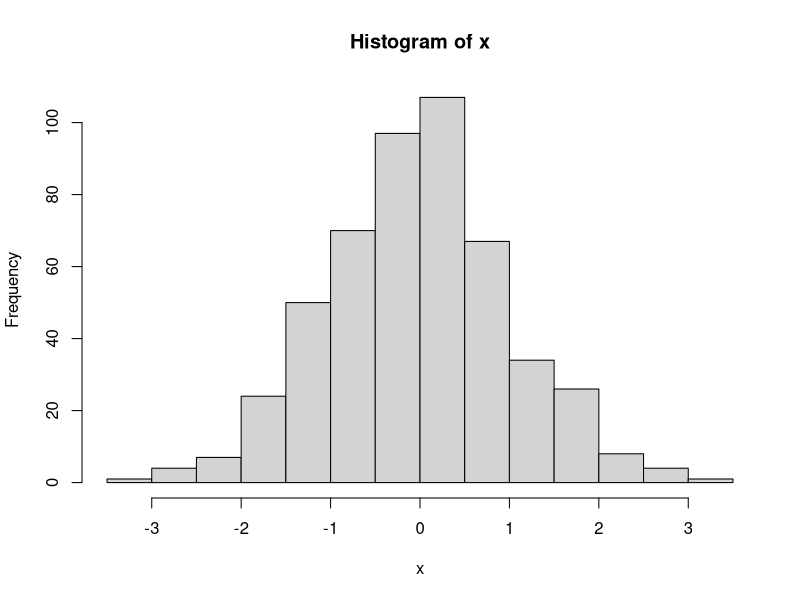

The R script that drew this image:
## ---- chunk 1
library(psych)
## ---- chunk 2
# Isto é um comentário.
## ---- chunk 3
# Atribuindo valor '1' a x
x <- 1

# Visualizando
x

# Atribuindo valor "1+2"
x <- 1+2
x

# Verificando se x é menor que 2
isTRUE(x<2)
## ---- chunk 4
# Concatenando valores no objeto 'meus.dados'
meus.dados <- c(1, 2, 3)

# Visualizando
meus.dados
## ---- chunk 5
# Criando vetores
sexo <- c("mas", "fem", "mas", "fem", "mas")
idade <- c(12, 21, 33, 25, 36)
status_estudante <- c(TRUE, FALSE, TRUE, FALSE, TRUE)

# Concatenando como colunas diferentes
meus.dados <- cbind(sexo, idade, status_estudante)

# Verificando a estrutura
str(meus.dados) 

# A estrutura não parece correta... melhor salvar como data.frame
meus.dados <- data.frame(sexo, idade, status_estudante)
str(meus.dados)
## ---- chunk 6
# Solicitando exemplo da funcão "mean"
example("mean")
## ---- chunk 7
help("mtcars")
## ---- chunk 8
data(mtcars)
## ---- chunk 9
data()
## ---- chunk 10
# Exemplo adaptado do livro "R in Action"
patientID <- c(1, 1, 2, 3, 4, 5, 6)
idade <- c(25, 25, 34, 28, 52, 44, 36)
diabetes <- c("Tipo1", "Tipo1", "Tipo2", "Tipo1", "Tipo1", "Tipo2", "Tipo2")
status <- c("Bom", "Bom", "Bom", "Ruim", "Bom", "Ruim", "Ruim")
glicemia <- c(105, 105, 112, 240, 121, 330, 450)
dados.pacientes <- data.frame(patientID, idade, diabetes, status, glicemia)
dados.pacientes # Vemos que a primeira observação está repetida. Vamos ver depois como deletar essa observação.
## ---- chunk 11
str(dados.pacientes)
## ---- chunk 12
# Verificando os níveis da variável diabetes, que é um fator:
factor(diabetes)

# Vamos codificar uma nova variável, em que Masculino=0, Feminino=1:
sexo <- c(0, 0, 1, 1, 1, 0, 0)

# O R compreende que essa variável é contínua. Para atribuir a codificação, utilize o código:
sexo <- factor(x = sexo, levels =0:1, labels = c("Mas", "Fem"))

sexo # Verificando

# Salvando no meu banco de dados, usando a função cbind()
dados.pacientes <- cbind(dados.pacientes, sexo)

# Visualizando
dados.pacientes
## ---- chunk 13
# Criando uma simulação de 500 obs. de uma distribuição normal com média zero e desvio padrão de 1.
x <- rnorm(500, m=0, sd=1)

# Criando um histograma de x
hist(x)
## ---- chunk 14
# Antes de começar, vamos remover as variáveis do ambiente de trabalho.
rm(patientID, idade, diabetes, status, glicemia, sexo)

# Visualizando
dados.pacientes$idade

# Solicitando a média e desvio padrão
mean(dados.pacientes$idade)
sd(dados.pacientes$idade)

# Com a função attach
attach(dados.pacientes)
idade
status
mean(idade)

# Para 'desanexar' as variáveis. Lembrar de colocar entre aspas.
detach("dados.pacientes")
## ---- chunk 15
# Visualizando a primeira observação da variável idade
dados.pacientes$idade[1]

# Visualizando a segunda observação da variável diabetes
dados.pacientes$diabetes[2]
## ---- chunk 16
# Alterando a segunda observação da variável diabetes
dados.pacientes$diabetes[2] <- "Tipo1"

# Para remover valores, defina como NA:
dados.pacientes$idade[1] <- NA

# Visualizando
dados.pacientes

# Para deletar todos os casos com NA, utilize a função na.omit()
dados.pacientes <- na.omit(dados.pacientes)
dados.pacientes # Agora o primeiro paciente foi excluído do banco de dados.
## ---- chunk 17
# Média
mean(dados.pacientes$idade)

# Soma
sum(dados.pacientes$idade)

# Variância
var(dados.pacientes$idade)

# Desvio padrão
sd(dados.pacientes$idade)

# Estatística descritiva das variáveis quantitativas, usando a função "describe":
psych::describe(dados.pacientes$idade)
psych::describe(dados.pacientes$glicemia)
## ---- chunk 18
table(dados.pacientes$sexo)
## ---- chunk 19
# Anexando as variáveis no ambiente de trabalho
attach(dados.pacientes)

# Correlação de Pearson entre duas variáveis
cor(idade, glicemia)

# Criando scores z
dados.pacientes$glicemia.z <- scale(glicemia)

# Verificando
dados.pacientes

# Fazendo um teste-t para comparar médias de duas amostras
t.test(glicemia ~ sexo) # Não significativo
t.test(glicemia ~ status) # Significativo

# Para médias da mesma amostra (pareadas), o código seria:
# t.test(glicemia ~ status, paired = TRUE)
# Não vamos calcular, já que não se aplica.

# Testando variância entre grupos
bartlett.test(glicemia, status) # Não significativo, ou seja, as variâncias não são homogêneas.

# Fazendo uma regressão
lm.glicemia.idade <- lm(glicemia ~ idade)
summary(lm.glicemia.idade)

detach("dados.pacientes")
## ---- chunk 20
# boxplot(glicemia ~ status)

# plot(glicemia ~ idade)
